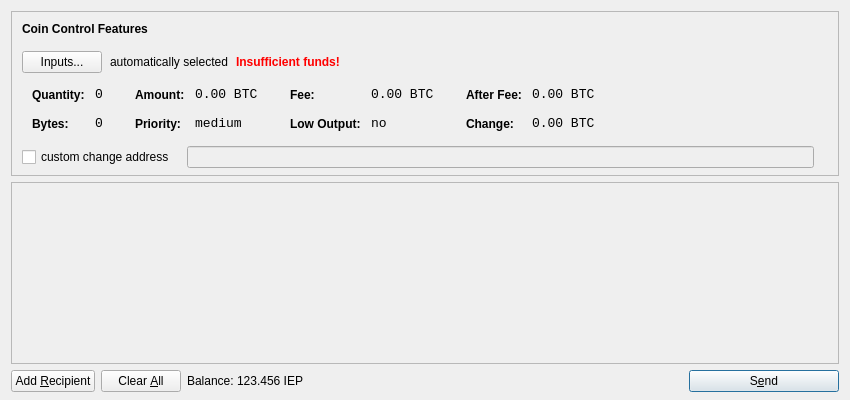
<?xml version="1.0" encoding="UTF-8"?>
<ui version="4.0">
 <class>SendCoinsDialog</class>
 <widget class="QDialog" name="SendCoinsDialog">
  <property name="geometry">
   <rect>
    <x>0</x>
    <y>0</y>
    <width>850</width>
    <height>400</height>
   </rect>
  </property>
  <property name="windowTitle">
   <string>Send Coins</string>
  </property>
  <layout class="QVBoxLayout" name="verticalLayout" stretch="0,1,0">
   <property name="bottomMargin">
    <number>8</number>
   </property>
   <item>
    <widget class="QFrame" name="frameCoinControl">
     <property name="sizePolicy">
      <sizepolicy hsizetype="Expanding" vsizetype="Expanding">
       <horstretch>0</horstretch>
       <verstretch>0</verstretch>
      </sizepolicy>
     </property>
     <property name="maximumSize">
      <size>
       <width>16777215</width>
       <height>16777215</height>
      </size>
     </property>
     <property name="frameShape">
      <enum>QFrame::StyledPanel</enum>
     </property>
     <property name="frameShadow">
      <enum>QFrame::Sunken</enum>
     </property>
     <layout class="QVBoxLayout" name="verticalLayoutCoinControl2">
      <property name="spacing">
       <number>-1</number>
      </property>
      <property name="leftMargin">
       <number>0</number>
      </property>
      <property name="topMargin">
       <number>0</number>
      </property>
      <property name="rightMargin">
       <number>0</number>
      </property>
      <property name="bottomMargin">
       <number>6</number>
      </property>
      <item>
       <layout class="QVBoxLayout" name="verticalLayoutCoinControl" stretch="0,0,0,0,1">
        <property name="spacing">
         <number>0</number>
        </property>
        <property name="leftMargin">
         <number>10</number>
        </property>
        <property name="topMargin">
         <number>10</number>
        </property>
        <item>
         <layout class="QHBoxLayout" name="horizontalLayoutCoinControl1">
          <property name="bottomMargin">
           <number>15</number>
          </property>
          <item>
           <widget class="QLabel" name="labelCoinControlFeatures">
            <property name="sizePolicy">
             <sizepolicy hsizetype="Preferred" vsizetype="Maximum">
              <horstretch>0</horstretch>
              <verstretch>0</verstretch>
             </sizepolicy>
            </property>
            <property name="font">
             <font>
              <weight>75</weight>
              <bold>true</bold>
             </font>
            </property>
            <property name="styleSheet">
             <string notr="true">font-weight:bold;</string>
            </property>
            <property name="text">
             <string>Coin Control Features</string>
            </property>
           </widget>
          </item>
         </layout>
        </item>
        <item>
         <layout class="QHBoxLayout" name="horizontalLayoutCoinControl2" stretch="0,0,0,0">
          <property name="spacing">
           <number>8</number>
          </property>
          <property name="bottomMargin">
           <number>10</number>
          </property>
          <item>
           <widget class="QPushButton" name="pushButtonCoinControl">
            <property name="styleSheet">
             <string notr="true"/>
            </property>
            <property name="text">
             <string>Inputs...</string>
            </property>
           </widget>
          </item>
          <item>
           <widget class="QLabel" name="labelCoinControlAutomaticallySelected">
            <property name="text">
             <string>automatically selected</string>
            </property>
            <property name="margin">
             <number>5</number>
            </property>
           </widget>
          </item>
          <item>
           <widget class="QLabel" name="labelCoinControlInsuffFunds">
            <property name="font">
             <font>
              <weight>75</weight>
              <bold>true</bold>
             </font>
            </property>
            <property name="styleSheet">
             <string notr="true">color:red;font-weight:bold;</string>
            </property>
            <property name="text">
             <string>Insufficient funds!</string>
            </property>
            <property name="margin">
             <number>5</number>
            </property>
           </widget>
          </item>
          <item>
           <spacer name="horizontalSpacerCoinControl">
            <property name="orientation">
             <enum>Qt::Horizontal</enum>
            </property>
            <property name="sizeHint" stdset="0">
             <size>
              <width>40</width>
              <height>1</height>
             </size>
            </property>
           </spacer>
          </item>
         </layout>
        </item>
        <item>
         <widget class="QWidget" name="widgetCoinControl" native="true">
          <property name="sizePolicy">
           <sizepolicy hsizetype="Preferred" vsizetype="Preferred">
            <horstretch>0</horstretch>
            <verstretch>0</verstretch>
           </sizepolicy>
          </property>
          <property name="minimumSize">
           <size>
            <width>0</width>
            <height>0</height>
           </size>
          </property>
          <property name="styleSheet">
           <string notr="true"/>
          </property>
          <layout class="QHBoxLayout" name="horizontalLayoutCoinControl5">
           <property name="margin">
            <number>0</number>
           </property>
           <item>
            <layout class="QHBoxLayout" name="horizontalLayoutCoinControl3" stretch="0,0,0,1">
             <property name="spacing">
              <number>20</number>
             </property>
             <property name="topMargin">
              <number>0</number>
             </property>
             <property name="bottomMargin">
              <number>10</number>
             </property>
             <item>
              <layout class="QFormLayout" name="formLayoutCoinControl1">
               <property name="horizontalSpacing">
                <number>10</number>
               </property>
               <property name="verticalSpacing">
                <number>14</number>
               </property>
               <property name="leftMargin">
                <number>10</number>
               </property>
               <property name="topMargin">
                <number>4</number>
               </property>
               <property name="rightMargin">
                <number>6</number>
               </property>
               <item row="0" column="0">
                <widget class="QLabel" name="labelCoinControlQuantityText">
                 <property name="styleSheet">
                  <string notr="true">font-weight:bold;</string>
                 </property>
                 <property name="text">
                  <string>Quantity:</string>
                 </property>
                 <property name="margin">
                  <number>0</number>
                 </property>
                </widget>
               </item>
               <item row="0" column="1">
                <widget class="QLabel" name="labelCoinControlQuantity">
                 <property name="font">
                  <font>
                   <family>Monospace</family>
                   <pointsize>10</pointsize>
                  </font>
                 </property>
                 <property name="cursor">
                  <cursorShape>IBeamCursor</cursorShape>
                 </property>
                 <property name="contextMenuPolicy">
                  <enum>Qt::ActionsContextMenu</enum>
                 </property>
                 <property name="text">
                  <string notr="true">0</string>
                 </property>
                 <property name="margin">
                  <number>0</number>
                 </property>
                 <property name="textInteractionFlags">
                  <set>Qt::LinksAccessibleByMouse|Qt::TextSelectableByKeyboard|Qt::TextSelectableByMouse</set>
                 </property>
                </widget>
               </item>
               <item row="1" column="0">
                <widget class="QLabel" name="labelCoinControlBytesText">
                 <property name="styleSheet">
                  <string notr="true">font-weight:bold;</string>
                 </property>
                 <property name="text">
                  <string>Bytes:</string>
                 </property>
                </widget>
               </item>
               <item row="1" column="1">
                <widget class="QLabel" name="labelCoinControlBytes">
                 <property name="font">
                  <font>
                   <family>Monospace</family>
                   <pointsize>10</pointsize>
                  </font>
                 </property>
                 <property name="cursor">
                  <cursorShape>IBeamCursor</cursorShape>
                 </property>
                 <property name="contextMenuPolicy">
                  <enum>Qt::ActionsContextMenu</enum>
                 </property>
                 <property name="text">
                  <string notr="true">0</string>
                 </property>
                 <property name="textInteractionFlags">
                  <set>Qt::LinksAccessibleByMouse|Qt::TextSelectableByKeyboard|Qt::TextSelectableByMouse</set>
                 </property>
                </widget>
               </item>
              </layout>
             </item>
             <item>
              <layout class="QFormLayout" name="formLayoutCoinControl2">
               <property name="horizontalSpacing">
                <number>10</number>
               </property>
               <property name="verticalSpacing">
                <number>14</number>
               </property>
               <property name="leftMargin">
                <number>6</number>
               </property>
               <property name="topMargin">
                <number>4</number>
               </property>
               <property name="rightMargin">
                <number>6</number>
               </property>
               <item row="0" column="0">
                <widget class="QLabel" name="labelCoinControlAmountText">
                 <property name="styleSheet">
                  <string notr="true">font-weight:bold;</string>
                 </property>
                 <property name="text">
                  <string>Amount:</string>
                 </property>
                 <property name="margin">
                  <number>0</number>
                 </property>
                </widget>
               </item>
               <item row="0" column="1">
                <widget class="QLabel" name="labelCoinControlAmount">
                 <property name="font">
                  <font>
                   <family>Monospace</family>
                   <pointsize>10</pointsize>
                  </font>
                 </property>
                 <property name="cursor">
                  <cursorShape>IBeamCursor</cursorShape>
                 </property>
                 <property name="contextMenuPolicy">
                  <enum>Qt::ActionsContextMenu</enum>
                 </property>
                 <property name="text">
                  <string notr="true">0.00 BTC</string>
                 </property>
                 <property name="textInteractionFlags">
                  <set>Qt::LinksAccessibleByMouse|Qt::TextSelectableByKeyboard|Qt::TextSelectableByMouse</set>
                 </property>
                </widget>
               </item>
               <item row="1" column="0">
                <widget class="QLabel" name="labelCoinControlPriorityText">
                 <property name="styleSheet">
                  <string notr="true">font-weight:bold;</string>
                 </property>
                 <property name="text">
                  <string>Priority:</string>
                 </property>
                </widget>
               </item>
               <item row="1" column="1">
                <widget class="QLabel" name="labelCoinControlPriority">
                 <property name="font">
                  <font>
                   <family>Monospace</family>
                   <pointsize>10</pointsize>
                  </font>
                 </property>
                 <property name="cursor">
                  <cursorShape>IBeamCursor</cursorShape>
                 </property>
                 <property name="contextMenuPolicy">
                  <enum>Qt::ActionsContextMenu</enum>
                 </property>
                 <property name="text">
                  <string>medium</string>
                 </property>
                 <property name="textInteractionFlags">
                  <set>Qt::LinksAccessibleByMouse|Qt::TextSelectableByKeyboard|Qt::TextSelectableByMouse</set>
                 </property>
                </widget>
               </item>
              </layout>
             </item>
             <item>
              <layout class="QFormLayout" name="formLayoutCoinControl3">
               <property name="horizontalSpacing">
                <number>10</number>
               </property>
               <property name="verticalSpacing">
                <number>14</number>
               </property>
               <property name="leftMargin">
                <number>6</number>
               </property>
               <property name="topMargin">
                <number>4</number>
               </property>
               <property name="rightMargin">
                <number>6</number>
               </property>
               <item row="0" column="0">
                <widget class="QLabel" name="labelCoinControlFeeText">
                 <property name="styleSheet">
                  <string notr="true">font-weight:bold;</string>
                 </property>
                 <property name="text">
                  <string>Fee:</string>
                 </property>
                 <property name="margin">
                  <number>0</number>
                 </property>
                </widget>
               </item>
               <item row="0" column="1">
                <widget class="QLabel" name="labelCoinControlFee">
                 <property name="font">
                  <font>
                   <family>Monospace</family>
                   <pointsize>10</pointsize>
                  </font>
                 </property>
                 <property name="cursor">
                  <cursorShape>IBeamCursor</cursorShape>
                 </property>
                 <property name="contextMenuPolicy">
                  <enum>Qt::ActionsContextMenu</enum>
                 </property>
                 <property name="text">
                  <string notr="true">0.00 BTC</string>
                 </property>
                 <property name="textInteractionFlags">
                  <set>Qt::LinksAccessibleByMouse|Qt::TextSelectableByKeyboard|Qt::TextSelectableByMouse</set>
                 </property>
                </widget>
               </item>
               <item row="1" column="0">
                <widget class="QLabel" name="labelCoinControlLowOutputText">
                 <property name="styleSheet">
                  <string notr="true">font-weight:bold;</string>
                 </property>
                 <property name="text">
                  <string>Low Output:</string>
                 </property>
                </widget>
               </item>
               <item row="1" column="1">
                <widget class="QLabel" name="labelCoinControlLowOutput">
                 <property name="font">
                  <font>
                   <family>Monospace</family>
                   <pointsize>10</pointsize>
                  </font>
                 </property>
                 <property name="cursor">
                  <cursorShape>IBeamCursor</cursorShape>
                 </property>
                 <property name="contextMenuPolicy">
                  <enum>Qt::ActionsContextMenu</enum>
                 </property>
                 <property name="text">
                  <string>no</string>
                 </property>
                 <property name="textInteractionFlags">
                  <set>Qt::LinksAccessibleByMouse|Qt::TextSelectableByKeyboard|Qt::TextSelectableByMouse</set>
                 </property>
                </widget>
               </item>
              </layout>
             </item>
             <item>
              <layout class="QFormLayout" name="formLayoutCoinControl4">
               <property name="horizontalSpacing">
                <number>10</number>
               </property>
               <property name="verticalSpacing">
                <number>14</number>
               </property>
               <property name="leftMargin">
                <number>6</number>
               </property>
               <property name="topMargin">
                <number>4</number>
               </property>
               <property name="rightMargin">
                <number>6</number>
               </property>
               <item row="0" column="0">
                <widget class="QLabel" name="labelCoinControlAfterFeeText">
                 <property name="styleSheet">
                  <string notr="true">font-weight:bold;</string>
                 </property>
                 <property name="text">
                  <string>After Fee:</string>
                 </property>
                 <property name="margin">
                  <number>0</number>
                 </property>
                </widget>
               </item>
               <item row="0" column="1">
                <widget class="QLabel" name="labelCoinControlAfterFee">
                 <property name="font">
                  <font>
                   <family>Monospace</family>
                   <pointsize>10</pointsize>
                  </font>
                 </property>
                 <property name="cursor">
                  <cursorShape>IBeamCursor</cursorShape>
                 </property>
                 <property name="contextMenuPolicy">
                  <enum>Qt::ActionsContextMenu</enum>
                 </property>
                 <property name="text">
                  <string notr="true">0.00 BTC</string>
                 </property>
                 <property name="textInteractionFlags">
                  <set>Qt::LinksAccessibleByMouse|Qt::TextSelectableByKeyboard|Qt::TextSelectableByMouse</set>
                 </property>
                </widget>
               </item>
               <item row="1" column="0">
                <widget class="QLabel" name="labelCoinControlChangeText">
                 <property name="styleSheet">
                  <string notr="true">font-weight:bold;</string>
                 </property>
                 <property name="text">
                  <string>Change:</string>
                 </property>
                </widget>
               </item>
               <item row="1" column="1">
                <widget class="QLabel" name="labelCoinControlChange">
                 <property name="font">
                  <font>
                   <family>Monospace</family>
                   <pointsize>10</pointsize>
                  </font>
                 </property>
                 <property name="cursor">
                  <cursorShape>IBeamCursor</cursorShape>
                 </property>
                 <property name="contextMenuPolicy">
                  <enum>Qt::ActionsContextMenu</enum>
                 </property>
                 <property name="text">
                  <string notr="true">0.00 BTC</string>
                 </property>
                 <property name="textInteractionFlags">
                  <set>Qt::LinksAccessibleByMouse|Qt::TextSelectableByKeyboard|Qt::TextSelectableByMouse</set>
                 </property>
                </widget>
               </item>
              </layout>
             </item>
            </layout>
           </item>
          </layout>
         </widget>
        </item>
        <item>
         <layout class="QHBoxLayout" name="horizontalLayoutCoinControl4" stretch="0,0,0">
          <property name="spacing">
           <number>12</number>
          </property>
          <property name="sizeConstraint">
           <enum>QLayout::SetDefaultConstraint</enum>
          </property>
          <property name="topMargin">
           <number>5</number>
          </property>
          <property name="rightMargin">
           <number>5</number>
          </property>
          <item>
           <widget class="QCheckBox" name="checkBoxCoinControlChange">
            <property name="text">
             <string>custom change address</string>
            </property>
           </widget>
          </item>
          <item>
           <widget class="QLineEdit" name="lineEditCoinControlChange">
            <property name="enabled">
             <bool>false</bool>
            </property>
            <property name="sizePolicy">
             <sizepolicy hsizetype="Expanding" vsizetype="Fixed">
              <horstretch>0</horstretch>
              <verstretch>0</verstretch>
             </sizepolicy>
            </property>
           </widget>
          </item>
          <item>
           <widget class="QLabel" name="labelCoinControlChangeLabel">
            <property name="sizePolicy">
             <sizepolicy hsizetype="Preferred" vsizetype="Expanding">
              <horstretch>0</horstretch>
              <verstretch>0</verstretch>
             </sizepolicy>
            </property>
            <property name="minimumSize">
             <size>
              <width>0</width>
              <height>0</height>
             </size>
            </property>
            <property name="text">
             <string/>
            </property>
            <property name="margin">
             <number>3</number>
            </property>
           </widget>
          </item>
         </layout>
        </item>
        <item>
         <spacer name="verticalSpacerCoinControl">
          <property name="orientation">
           <enum>Qt::Vertical</enum>
          </property>
          <property name="sizeHint" stdset="0">
           <size>
            <width>800</width>
            <height>1</height>
           </size>
          </property>
         </spacer>
        </item>
       </layout>
      </item>
     </layout>
    </widget>
   </item>
   <item>
    <widget class="QScrollArea" name="scrollArea">
     <property name="widgetResizable">
      <bool>true</bool>
     </property>
     <widget class="QWidget" name="scrollAreaWidgetContents">
      <property name="geometry">
       <rect>
        <x>0</x>
        <y>0</y>
        <width>830</width>
        <height>165</height>
       </rect>
      </property>
      <layout class="QVBoxLayout" name="verticalLayout_2">
       <property name="margin">
        <number>0</number>
       </property>
       <item>
        <layout class="QVBoxLayout" name="entries">
         <property name="spacing">
          <number>6</number>
         </property>
        </layout>
       </item>
       <item>
        <spacer name="verticalSpacer">
         <property name="orientation">
          <enum>Qt::Vertical</enum>
         </property>
         <property name="sizeHint" stdset="0">
          <size>
           <width>20</width>
           <height>40</height>
          </size>
         </property>
        </spacer>
       </item>
      </layout>
     </widget>
    </widget>
   </item>
   <item>
    <layout class="QHBoxLayout" name="horizontalLayout">
     <item>
      <widget class="QPushButton" name="addButton">
       <property name="toolTip">
        <string>Send to multiple recipients at once</string>
       </property>
       <property name="text">
        <string>Add &amp;Recipient</string>
       </property>
       <property name="icon">
        <iconset resource="../bitcoin.qrc">
         <normaloff>:/icons/add</normaloff>:/icons/add</iconset>
       </property>
       <property name="autoDefault">
        <bool>false</bool>
       </property>
      </widget>
     </item>
     <item>
      <widget class="QPushButton" name="clearButton">
       <property name="sizePolicy">
        <sizepolicy hsizetype="Minimum" vsizetype="Fixed">
         <horstretch>0</horstretch>
         <verstretch>0</verstretch>
        </sizepolicy>
       </property>
       <property name="toolTip">
        <string>Remove all transaction fields</string>
       </property>
       <property name="text">
        <string>Clear &amp;All</string>
       </property>
       <property name="icon">
        <iconset resource="../bitcoin.qrc">
         <normaloff>:/icons/remove</normaloff>:/icons/remove</iconset>
       </property>
       <property name="autoRepeatDelay">
        <number>300</number>
       </property>
       <property name="autoDefault">
        <bool>false</bool>
       </property>
      </widget>
     </item>
     <item>
      <layout class="QHBoxLayout" name="horizontalLayout_2">
       <property name="spacing">
        <number>3</number>
       </property>
       <item>
        <widget class="QLabel" name="label">
         <property name="text">
          <string>Balance:</string>
         </property>
        </widget>
       </item>
       <item>
        <widget class="QLabel" name="labelBalance">
         <property name="cursor">
          <cursorShape>IBeamCursor</cursorShape>
         </property>
         <property name="text">
          <string>123.456 IEP</string>
         </property>
         <property name="textInteractionFlags">
          <set>Qt::LinksAccessibleByMouse|Qt::TextSelectableByKeyboard|Qt::TextSelectableByMouse</set>
         </property>
        </widget>
       </item>
      </layout>
     </item>
     <item>
      <spacer name="horizontalSpacer">
       <property name="orientation">
        <enum>Qt::Horizontal</enum>
       </property>
       <property name="sizeHint" stdset="0">
        <size>
         <width>40</width>
         <height>20</height>
        </size>
       </property>
      </spacer>
     </item>
     <item>
      <widget class="QPushButton" name="sendButton">
       <property name="minimumSize">
        <size>
         <width>150</width>
         <height>0</height>
        </size>
       </property>
       <property name="toolTip">
        <string>Confirm the send action</string>
       </property>
       <property name="text">
        <string>S&amp;end</string>
       </property>
       <property name="icon">
        <iconset resource="../bitcoin.qrc">
         <normaloff>:/icons/send</normaloff>:/icons/send</iconset>
       </property>
       <property name="default">
        <bool>true</bool>
       </property>
      </widget>
     </item>
    </layout>
   </item>
  </layout>
 </widget>
 <resources>
  <include location="../bitcoin.qrc"/>
 </resources>
 <connections/>
</ui>
